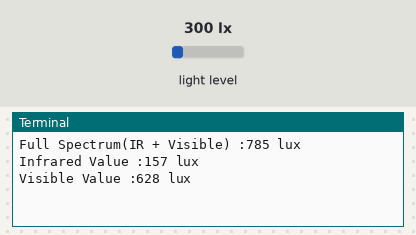
Bench run of a program on a simulated Raspberry Pi (BCM pin numbers). Shown: the last lines printed to the terminal. The test bench sets the inputs (shaded band); at power-on: light level 300 lx.

Above: at 1.2 s.
1.3 s: light level set to 40 lx
At 2.3 s:
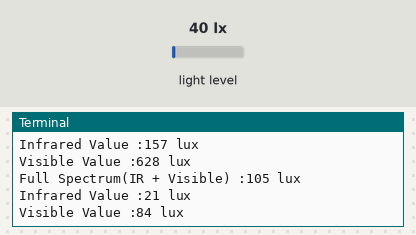
2.8 s: light level set to 500 lx
At 4.1 s:
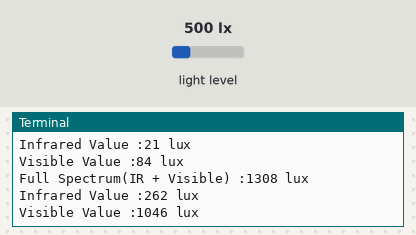
Timing chart, 0 to 5.8 s (numbered marks = the images above; inputs shaded):
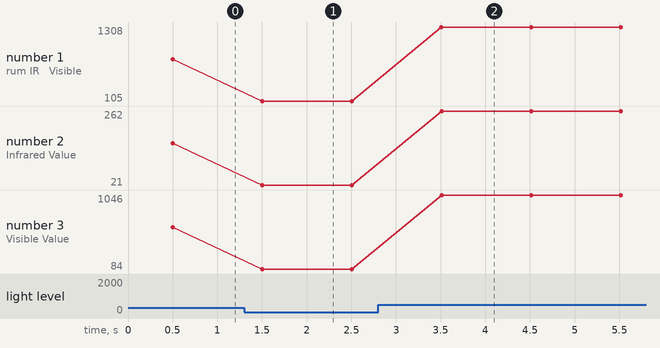

Measured:
- after the input at 1.3 s, the terminal: prints a new line after 0.20 s (image 1)
- after the input at 2.8 s, the terminal: prints a new line after 0.71 s (image 2)
- plotted number 1: 785 → 105 after the input at 1.3 s, 105 → 1308 after the input at 2.8 s
- plotted number 2: 157 → 21 after the input at 1.3 s, 21 → 262 after the input at 2.8 s
- plotted number 3: 628 → 84 after the input at 1.3 s, 84 → 1046 after the input at 2.8 s

The program:

light_logger.py
```python
# (licence header left out)
import smbus
import time

# Get I2C bus
bus = smbus.SMBus(1)

while(1):
    # TSL2561 address, 0x39(57)
    # Select control register, 0x00(00) with command register, 0x80(128)
    #		0x03(03)	Power ON mode
    bus.write_byte_data(0x39, 0x00 | 0x80, 0x03)
    # TSL2561 address, 0x39(57)
    # Select timing register, 0x01(01) with command register, 0x80(128)
    #		0x02(02)	Nominal integration time = 402ms
    bus.write_byte_data(0x39, 0x01 | 0x80, 0x02)

    time.sleep(0.5)

    # Read data back from 0x0C(12) with command register, 0x80(128), 2 bytes
    # ch0 LSB, ch0 MSB
    data = bus.read_i2c_block_data(0x39, 0x0C | 0x80, 2)

    # Read data back from 0x0E(14) with command register, 0x80(128), 2 bytes
    # ch1 LSB, ch1 MSB
    data1 = bus.read_i2c_block_data(0x39, 0x0E | 0x80, 2)

    # Convert the data
    ch0 = data[1] * 256 + data[0]
    ch1 = data1[1] * 256 + data1[0]

    if (ch0<10):
        print("DARK DARK DARK")

    # Output data to screen
    print ("Full Spectrum(IR + Visible) :%d lux" %ch0)
    print ("Infrared Value :%d lux" %ch1)
    print ("Visible Value :%d lux" %(ch0 - ch1))
    time.sleep(0.5)
```
